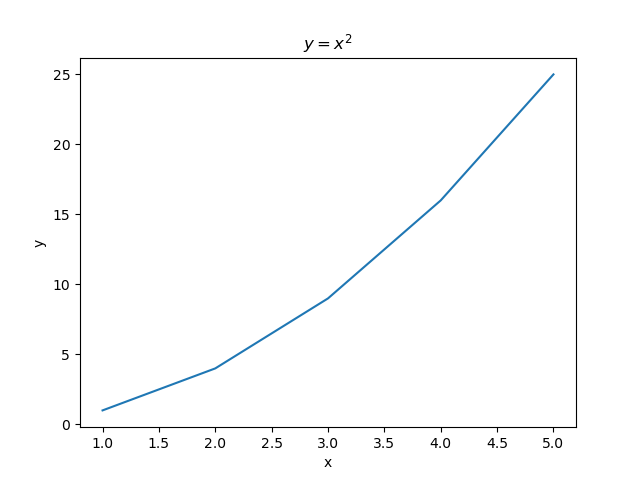

The script that saved this image:
"""c14_3.py"""

import matplotlib.pyplot as plt

x = [1, 2, 3, 4, 5]
y = [1, 4, 9, 16, 25]

fig, ax = plt.subplots()
ax.plot(x, y)
ax.set_xlabel("x")
ax.set_ylabel("y")
ax.set_title("$y = x^2$")
# plt.show()
plt.savefig("c14_3.png")
